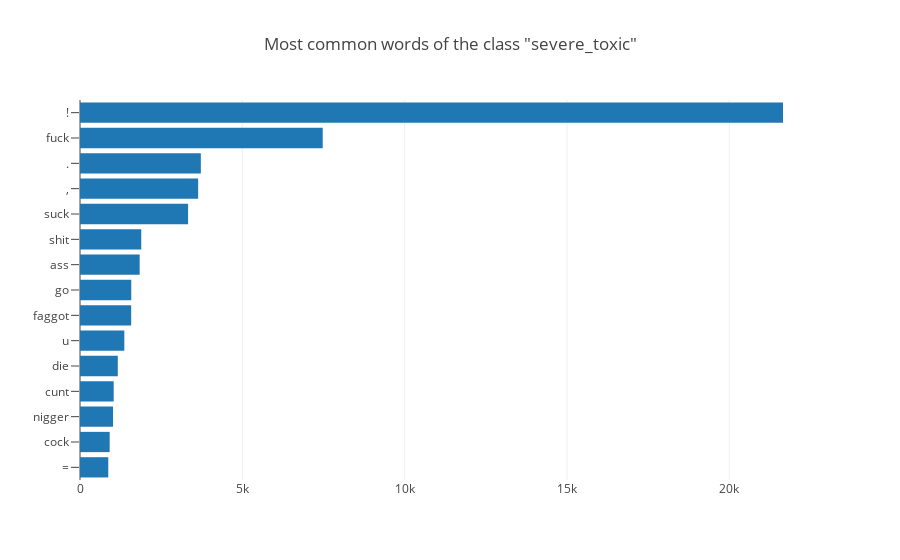

The notebook cell this image was saved under:
### Code cell
most_common_words("severe_toxic")

### Figure 1 — Plotly figure (JSON) as saved in the notebook; plotly's stock layout.template omitted (floating-point values rounded to 4 significant figures)
{"data": [{"orientation": "h", "type": "bar", "uid": "fc434b9a-ab7c-422f-bebb-c1734fbd8a0f", "x": [871, 914, 1018, 1037, 1164, 1365, 1576, 1579, 1837, 1887, 3329, 3639, 3722, 7476, 21653], "y": ["=", "cock", "nigger", "cunt", "die", "u", "faggot", "go", "ass", "shit", "suck", ",", ".", "fuck", "!"]}], "layout": {"title": {"text": "Most common words of the class \"severe_toxic\""}, "yaxis": {"ticklen": 8}}}
